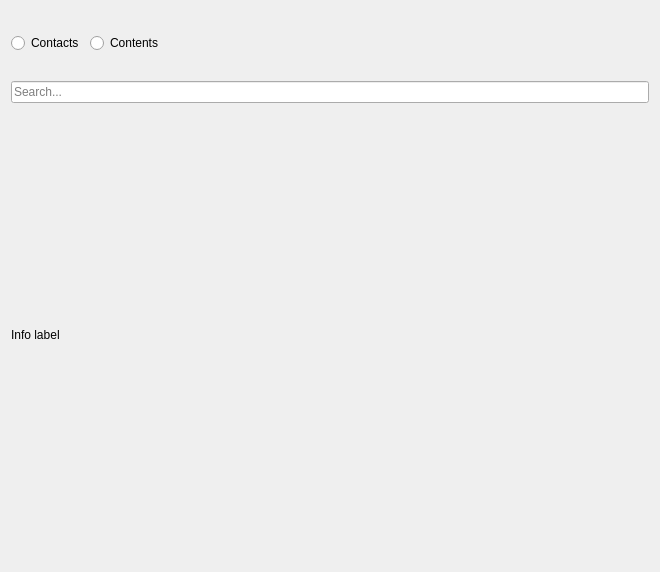
<?xml version="1.0" encoding="UTF-8"?>
<ui version="4.0">
 <class>SearchWindow</class>
 <widget class="QMainWindow" name="SearchWindow">
  <property name="geometry">
   <rect>
    <x>0</x>
    <y>0</y>
    <width>660</width>
    <height>572</height>
   </rect>
  </property>
  <property name="sizePolicy">
   <sizepolicy hsizetype="Expanding" vsizetype="Expanding">
    <horstretch>0</horstretch>
    <verstretch>0</verstretch>
   </sizepolicy>
  </property>
  <property name="windowTitle">
   <string>Conversations - Search</string>
  </property>
  <property name="windowIcon">
   <iconset>
    <normaloff>:/assets/images/appicons/64x64.png</normaloff>:/assets/images/appicons/64x64.png</iconset>
  </property>
  <widget class="QWidget" name="centralWidget">
   <layout class="QVBoxLayout" name="verticalLayout">
    <item>
     <layout class="QHBoxLayout" name="horizontalLayout">
      <item>
       <widget class="QRadioButton" name="radio_contacts">
        <property name="maximumSize">
         <size>
          <width>16777215</width>
          <height>64</height>
         </size>
        </property>
        <property name="text">
         <string>Contacts</string>
        </property>
       </widget>
      </item>
      <item>
       <widget class="QRadioButton" name="radio_content">
        <property name="maximumSize">
         <size>
          <width>16777215</width>
          <height>64</height>
         </size>
        </property>
        <property name="text">
         <string>Contents</string>
        </property>
       </widget>
      </item>
      <item>
       <spacer name="horizontalSpacer">
        <property name="orientation">
         <enum>Qt::Horizontal</enum>
        </property>
        <property name="sizeHint" stdset="0">
         <size>
          <width>40</width>
          <height>20</height>
         </size>
        </property>
       </spacer>
      </item>
     </layout>
    </item>
    <item>
     <widget class="QLineEdit" name="line_search">
      <property name="text">
       <string/>
      </property>
      <property name="placeholderText">
       <string>Search...</string>
      </property>
     </widget>
    </item>
    <item>
     <widget class="QLabel" name="lbl_info">
      <property name="text">
       <string>Info label</string>
      </property>
     </widget>
    </item>
   </layout>
  </widget>
 </widget>
 <layoutdefault spacing="6" margin="11"/>
 <resources>
  <include location="assets.qrc"/>
 </resources>
 <connections/>
</ui>
